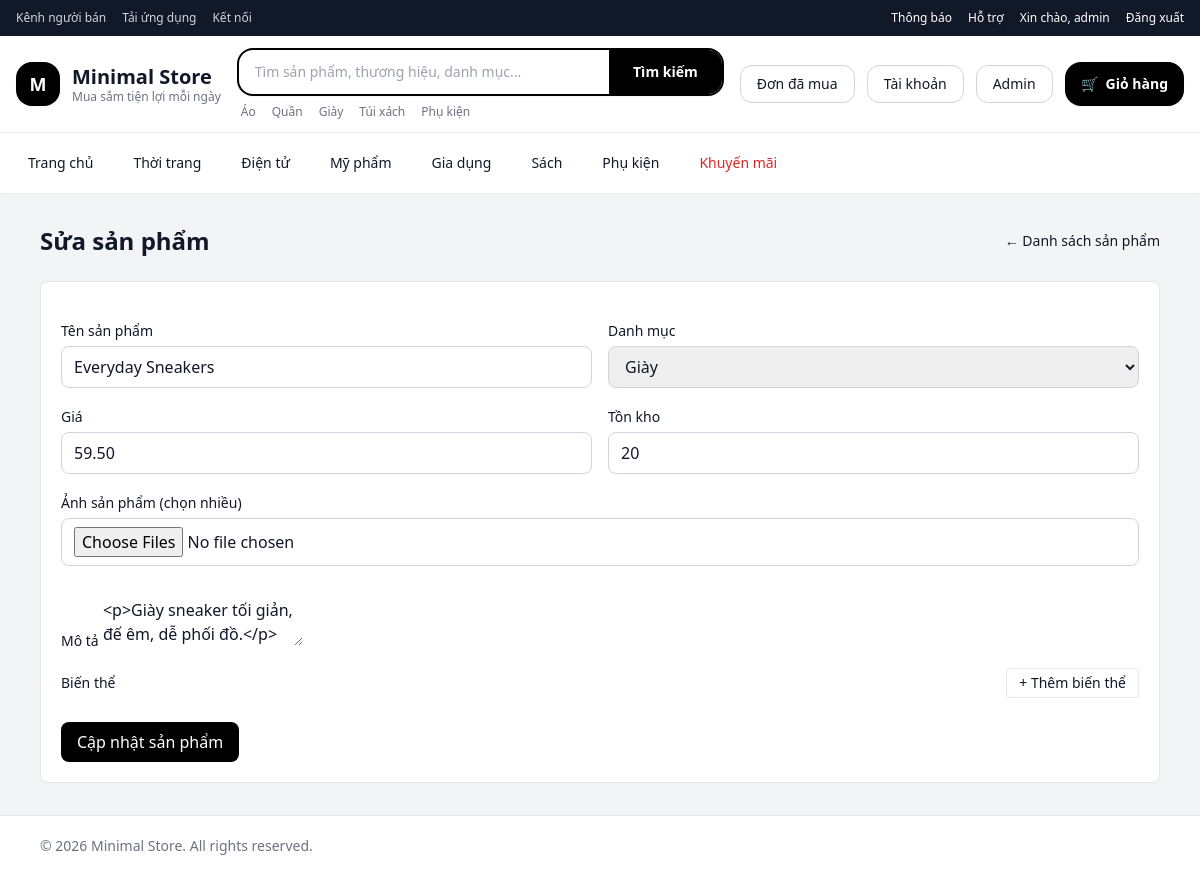
Page /admin/product_form.php?id=3 (signed in) on the committed database.
### tables this page shows
CREATE TABLE IF NOT EXISTS products (
  id INT UNSIGNED AUTO_INCREMENT PRIMARY KEY,
  category_id INT UNSIGNED NULL,
  name VARCHAR(150) NOT NULL,
  description LONGTEXT NOT NULL,
  price DECIMAL(10,2) NOT NULL,
  image_url VARCHAR(255) DEFAULT NULL,
  image_urls JSON DEFAULT NULL,
  stock INT UNSIGNED NOT NULL DEFAULT 0,
  created_at TIMESTAMP NOT NULL DEFAULT CURRENT_TIMESTAMP,
  updated_at TIMESTAMP NULL DEFAULT NULL ON UPDATE CURRENT_TIMESTAMP,
  CONSTRAINT fk_products_category_id FOREIGN KEY (category_id) REFERENCES categories(id) ON DELETE SET NULL,
  INDEX idx_products_created_at (created_at)
);

CREATE TABLE IF NOT EXISTS categories (
  id INT UNSIGNED AUTO_INCREMENT PRIMARY KEY,
  name VARCHAR(120) NOT NULL UNIQUE,
  slug VARCHAR(140) NOT NULL UNIQUE,
  created_at TIMESTAMP NOT NULL DEFAULT CURRENT_TIMESTAMP
);

### admin/product_form.php (the view, shortened to what this page needs)
<?php
require_once __DIR__ . '/../config/db.php';
$editingId = (int) ($_GET['id'] ?? 0);
$productEditing = null;
if ($editingId > 0) {
    $editStmt = $pdo->prepare('SELECT * FROM products WHERE id = :id LIMIT 1');
    $editStmt->execute(['id' => $editingId]);
    $productEditing = $editStmt->fetch();
}
$categories = $pdo->query('SELECT id, name FROM categories ORDER BY name ASC')->fetchAll();
require_once __DIR__ . '/../includes/header.php';
?>
<link href="https://cdn.jsdelivr.net/npm/summernote@0.9.0/dist/summernote-lite.min.css" rel="stylesheet">
<section class="max-w-6xl mx-auto px-4 py-8 space-y-6">
  <div class="flex items-center justify-between">
    <h1 class="text-2xl font-bold"><?= $productEditing ? 'Sửa sản phẩm' : 'Thêm sản phẩm'; ?></h1>
    <a href="/admin/products.php" class="text-sm hover:opacity-80 transition">← Danh sách sản phẩm</a>
  </div>
  <form method="post" enctype="multipart/form-data" class="bg-white rounded-lg border border-gray-200 p-5 space-y-4">
    <div class="grid md:grid-cols-2 gap-4">
      <div>
        <label class="text-sm">Tên sản phẩm</label>
        <input name="name" required class="mt-1 w-full rounded-lg border border-gray-300 px-3 py-2" value="<?= htmlspecialchars((string) ($productEditing['name'] ?? ''), ENT_QUOTES, 'UTF-8'); ?>" />
      </div>
      <div>
        <label class="text-sm">Danh mục</label>
        <select name="category_id" class="mt-1 w-full rounded-lg border border-gray-300 px-3 py-2">
          <?php foreach ($categories as $category): ?>
            <option value="<?= (int) $category['id']; ?>" <?= (int) ($productEditing['category_id'] ?? 0) === (int) $category['id'] ? 'selected' : ''; ?>>
              <?= htmlspecialchars((string) $category['name'], ENT_QUOTES, 'UTF-8'); ?>
            </option>
          <?php endforeach; ?>
        </select>
      </div>
      <div>
        <label class="text-sm">Giá</label>
        <input type="number" step="0.01" min="0" name="price" required class="mt-1 w-full rounded-lg border border-gray-300 px-3 py-2" value="<?= htmlspecialchars((string) ($productEditing['price'] ?? ''), ENT_QUOTES, 'UTF-8'); ?>" />
      </div>
      <div>
        <label class="text-sm">Tồn kho</label>
        <input type="number" min="0" name="stock" required class="mt-1 w-full rounded-lg border border-gray-300 px-3 py-2" value="<?= htmlspecialchars((string) ($productEditing['stock'] ?? ''), ENT_QUOTES, 'UTF-8'); ?>" />
      </div>
      <div class="md:col-span-2">
        <label class="text-sm">Ảnh sản phẩm (chọn nhiều)</label>
        <input id="images-input" type="file" name="images[]" accept="image/*" multiple class="mt-1 w-full rounded-lg border border-gray-300 px-3 py-2" />
      </div>
    </div>
    <div>
      <label class="text-sm">Mô tả</label>
      <textarea id="summernote" name="description" class="mt-1"><?= htmlspecialchars((string) ($productEditing['description'] ?? ''), ENT_QUOTES, 'UTF-8'); ?></textarea>
    </div>
    <div>
      <div class="flex items-center justify-between mb-2">
        <label class="text-sm">Biến thể</label>
        <button id="add-variant" type="button" class="rounded border px-3 py-1 text-sm hover:opacity-80 transition">+ Thêm biến thể</button>
      </div>
    </div>
    <button class="rounded-lg bg-black text-white px-4 py-2 hover:opacity-80 transition">
      <?= $productEditing ? 'Cập nhật sản phẩm' : 'Thêm sản phẩm'; ?>
    </button>
  </form>
</section>
<?php require_once __DIR__ . '/../includes/footer.php'; ?>

### rows in the picture
products: name "Everyday Sneakers", category_id "Giày", price "59.50", stock "20", description "<p>Giày sneaker tối giản, đế êm, dễ phối đồ.</p>"

### other values in the picture
$user['username'] "admin"
